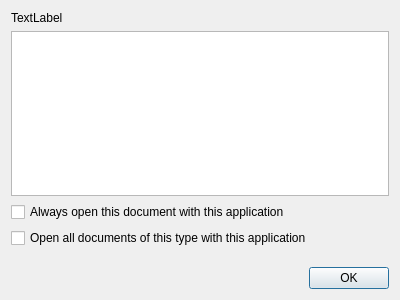
<?xml version="1.0" encoding="UTF-8"?>
<ui version="4.0">
 <class>ApplicationSelectionDialog</class>
 <widget class="QDialog" name="ApplicationSelectionDialog">
  <property name="geometry">
   <rect>
    <x>0</x>
    <y>0</y>
    <width>400</width>
    <height>300</height>
   </rect>
  </property>
  <layout class="QGridLayout" name="gridLayout">
   <item row="5" column="0">
    <widget class="QDialogButtonBox" name="buttonBox">
     <property name="orientation">
      <enum>Qt::Horizontal</enum>
     </property>
     <property name="standardButtons">
      <set>QDialogButtonBox::Ok</set>
     </property>
    </widget>
   </item>
   <item row="2" column="0">
    <widget class="QCheckBox" name="checkBoxAlwaysOpenThis">
     <property name="enabled">
      <bool>true</bool>
     </property>
     <property name="text">
      <string>Always open this document with this application</string>
     </property>
    </widget>
   </item>
   <item row="4" column="0">
    <spacer name="verticalSpacer">
     <property name="orientation">
      <enum>Qt::Vertical</enum>
     </property>
     <property name="sizeHint" stdset="0">
      <size>
       <width>20</width>
       <height>40</height>
      </size>
     </property>
    </spacer>
   </item>
   <item row="1" column="0">
    <widget class="QListWidget" name="listWidget">
     <property name="alternatingRowColors">
      <bool>true</bool>
     </property>
    </widget>
   </item>
   <item row="3" column="0">
    <widget class="QCheckBox" name="checkBoxAlwaysOpenAll">
     <property name="enabled">
      <bool>true</bool>
     </property>
     <property name="text">
      <string>Open all documents of this type with this application</string>
     </property>
    </widget>
   </item>
   <item row="0" column="0">
    <widget class="QLabel" name="label">
     <property name="text">
      <string>TextLabel</string>
     </property>
    </widget>
   </item>
  </layout>
 </widget>
 <resources/>
 <connections>
  <connection>
   <sender>buttonBox</sender>
   <signal>accepted()</signal>
   <receiver>ApplicationSelectionDialog</receiver>
   <slot>accept()</slot>
   <hints>
    <hint type="sourcelabel">
     <x>248</x>
     <y>254</y>
    </hint>
    <hint type="destinationlabel">
     <x>157</x>
     <y>274</y>
    </hint>
   </hints>
  </connection>
  <connection>
   <sender>buttonBox</sender>
   <signal>rejected()</signal>
   <receiver>ApplicationSelectionDialog</receiver>
   <slot>reject()</slot>
   <hints>
    <hint type="sourcelabel">
     <x>316</x>
     <y>260</y>
    </hint>
    <hint type="destinationlabel">
     <x>286</x>
     <y>274</y>
    </hint>
   </hints>
  </connection>
 </connections>
</ui>
